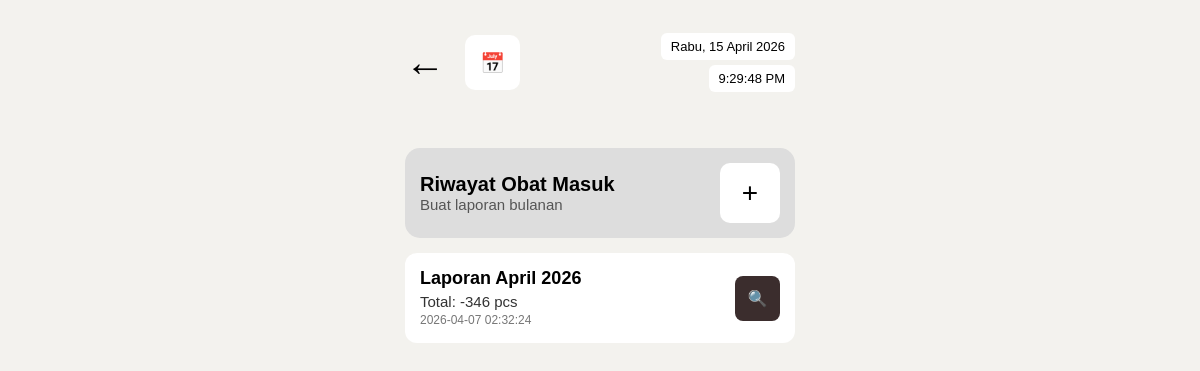
Before: /riwayat_obat.php (signed in) with the older database file.
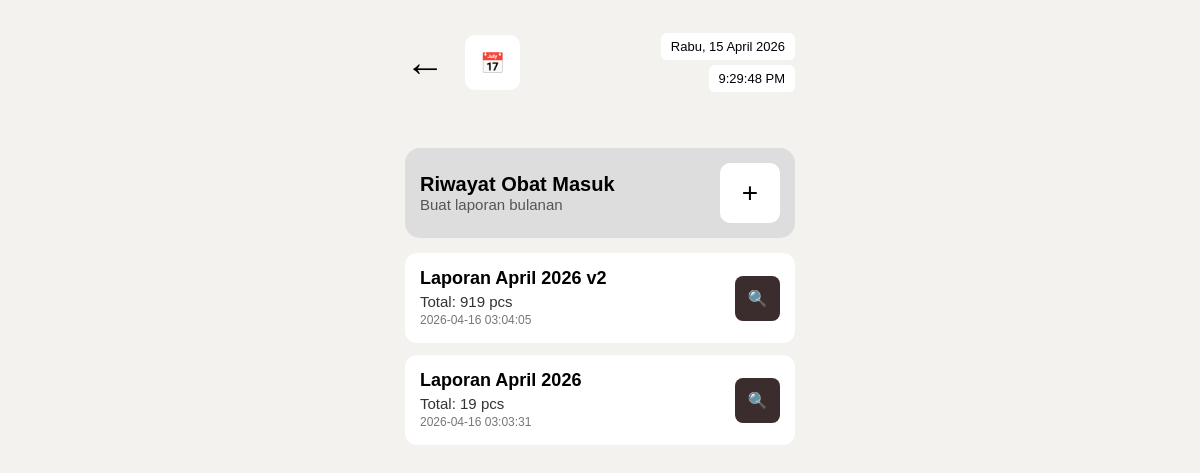
After: the same page with the newer database file.
### tables this page shows
CREATE TABLE `laporan_obat_masuk` (
  `id_laporan` int(11) NOT NULL,
  `bulan` int(11) NOT NULL,
  `tahun` int(11) NOT NULL,
  `total_item` int(11) DEFAULT NULL,
  `total_masuk` int(11) DEFAULT NULL,
  `file_path` text DEFAULT NULL,
  `dibuat_pada` datetime DEFAULT current_timestamp(),
  `versi` int(11) DEFAULT 1
);

### riwayat_obat.php (the view, shortened to what this page needs)
<?php
include "koneksi.php";
$start = $_GET['start'] ?? '';
$end   = $_GET['end'] ?? '';
if($start && $end){
    $data = mysqli_query($conn,"
        SELECT * FROM laporan_obat_masuk
        WHERE DATE(dibuat_pada) BETWEEN '$start' AND '$end'
        ORDER BY id_laporan DESC
    ");
}else{
    $data = mysqli_query($conn,"
        SELECT * FROM laporan_obat_masuk
        ORDER BY id_laporan DESC
    ");
}
$bulan_nama = [
"01"=>"Januari","02"=>"Februari","03"=>"Maret","04"=>"April",
"05"=>"Mei","06"=>"Juni","07"=>"Juli","08"=>"Agustus",
"09"=>"September","10"=>"Oktober","11"=>"November","12"=>"Desember"
];
?>
<!DOCTYPE html>
<html>
<head>
<link rel="stylesheet" href="css/riwayat_obat.css">
</head>
<body>
<br>
<div class="container">
<div class="top-bar">
    <div class="left-group">
        <a href="gudang.php" class="back">←</a>
        <button class="calendar-btn" onclick="openCalendar()">📅</button>
    </div>
    <div class="top-text">
        <div id="dayDate" class="bg"></div>
        <div id="clock" class="bg"></div>
    </div>
</div>
<br><br>
<div class="add-box">
    <div>
        <h3>Riwayat Obat Masuk</h3>
        <p>Buat laporan bulanan</p>
    </div>
    <form method="POST" action="generate_riwayat_obat.php">
        <button class="plus-box">+</button>
    </form>
</div>
<?php while($d=mysqli_fetch_assoc($data)): ?>
<div class="doc-card">
    <div>
        <h4>
            Laporan <?= $bulan_nama[str_pad($d['bulan'],2,"0",STR_PAD_LEFT)] ?> <?= $d['tahun'] ?>
            <?= $d['versi'] > 1 ? " v".$d['versi'] : "" ?>
        </h4>
        <p>Total: <?= $d['total_masuk'] ?> pcs</p>
        <small><?= $d['dibuat_pada'] ?></small>
    </div>
    <a href="cek_riwayat_obat.php?id=<?= $d['id_laporan'] ?>" class="search-btn">
        🔍
    </a>
</div>
<?php endwhile; ?>
</div>
</body>
</html>

Changed rows visible on the page:
removed laporan_obat_masuk: bulan "April", tahun "2026", total_masuk "-346", dibuat_pada "2026-04-07 02:32:24"
added laporan_obat_masuk: bulan "April", tahun "2026", versi "2", total_masuk "919", dibuat_pada "2026-04-16 03:04:05"
added laporan_obat_masuk: bulan "April", tahun "2026", total_masuk "19", dibuat_pada "2026-04-16 03:03:31"
